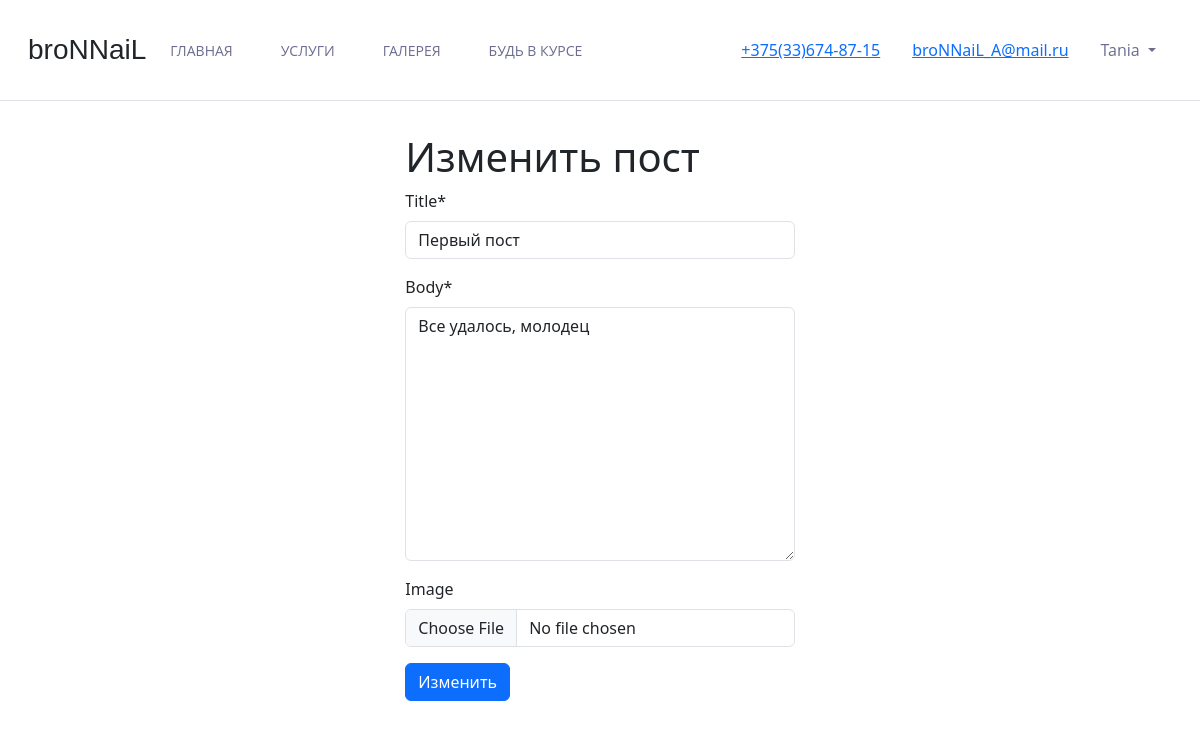
/blog/1/edit/ (signed in), run on the app's committed database.
### accounts/models.py (models this page shows)
class CustomUser(AbstractUser):
    pass

### blog/models.py (models this page shows, shortened)
class Blog(models.Model):
    image = models.ImageField(upload_to='images/', default='images/placeholder.png', blank=True)
    title = models.CharField(max_length=255)
    body = models.TextField()
    date = models.DateTimeField(auto_now_add=True)
    author = models.ForeignKey(settings.AUTH_USER_MODEL, on_delete=models.CASCADE,)

### blog/views.py (the view, shortened to what this page needs)
# urls.py: path("<int:pk>/edit/", BlogUpdateView.as_view(), name="blog_edit"),
class BlogUpdateView(LoginRequiredMixin, UserPassesTestMixin, UpdateView):
    model = Blog
    template_name = "blog_edit.html"
    fields = ['title', 'body', 'image', ]
    def test_func(self):
        obj = self.get_object()
        return obj.author == self.request.user

### templates/blog_edit.html (shortened to what this page needs)
{% extends "base.html" %}
{% load crispy_forms_tags %}
{% block content %}
<div class="col-4" style="margin: 0 auto;">
    <h1>Изменить пост</h1>
    <form action="" method="post" enctype="multipart/form-data">
        {{ form|crispy }}
        <button class="btn btn-primary" type="submit">Изменить</button>
    </form>
</div>
{% endblock content %}

### templates/base.html (shortened to what this page needs)
<!DOCTYPE html>
<html lang="en">
<head>
    {% load static %}
    <link href="https://cdn.jsdelivr.net/npm/bootstrap@5.3.0-alpha1/dist/css/bootstrap.min.css" rel="stylesheet"
>
    <link rel="stylesheet" href="{% static 'jquery-ui-1.13.2.custom/jquery-ui.structure.min.css' %}">
    <link rel="stylesheet" href="{% static 'jquery-ui-1.13.2.custom/jquery-ui.min.css' %}">
    <link rel="stylesheet" href="{% static 'jquery-ui-1.13.2.custom/jquery-ui.theme.min.css' %}">
    <link rel="stylesheet" href="https://code.jquery.com/ui/1.13.2/themes/smoothness/jquery-ui.css">
    <link rel="stylesheet" href="{% static 'css/base.css' %}">
</head>
<body>
<header class="p-3 mb-3 border-bottom">
    <nav class="navbar navbar-expand-lg navbar-light bg-muted">
        <div class="container-fluid">
            <a class="navbar-brand text-dark" href="{% url 'home' %}">broNNaiL</a>
            <div class="collapse navbar-collapse" id="navbarSupportedContent">
                <ul class="navbar-nav me-auto mb-2 mb-lg-0">
                    <li class="nav-item">
                        <a class="nav-link" aria-current="page" href="{% url 'home' %}">Главная</a>
                    </li>
                    <li class="nav-item">
                        <a class="nav-link" href="{% url 'service_list' %}">Услуги</a>
                    </li>
                    <li class="nav-item">
                        <a class="nav-link" href="#">Галерея</a>
                    </li>
                    <li class="nav-item">
                        <a class="nav-link" href="{% url 'blog_list' %}">Будь в курсе</a>
                    </li>
                </ul>
                <div class="d-flex align-items-center">
                    <div class="my-auto px-3">
                        <a href="tel:+375(33)674-87-15">+375(33)674-87-15</a>
                    </div>
                    <div class="my-auto px-3">
                        <a href="mailto:broNNaiL_A@mail.ru">broNNaiL_A@mail.ru</a>
                    </div>
                </div>
                {% if user.is_authenticated %}
                <div class="nav-item dropdown my-auto px-3">
                    <a class="nav-link dropdown-toggle" href="#" role="button" data-bs-toggle="dropdown"
                       aria-expanded="false">
                        {{ user.username}}
                    </a>
                    {% endif %}
                </div>
            </div>
        </div>
    </nav>
</header>
<div class="p-3 mb-10">
    <main>
        {% block content %}
        {% endblock content %}
    </main>
</div>
</body>
</html>

### static/css/base.css (style rules this page uses)
header .navbar-nav .nav-link { color: #6C6C91; text-decoration: none; margin-right: 2rem; text-transform: uppercase; transition: all .2s ease; font-family: "Open Sans", sans-serif; font-size: 14px; }
header .navbar-brand { color: #6C6C91; font-size: 28px; font-family: "Montserrat", sans-serif; }
header .dropdown { color: #6C6C91; font-family: "Open Sans", sans-serif; font-size: 16px; }
header .nav-link { color: #6C6C91; font-family: "Open Sans", sans-serif; font-size: 16px; }

### data on the page
CustomUser: username "Tania"
Blog: title "Первый пост", body "Все удалось, молодец"
